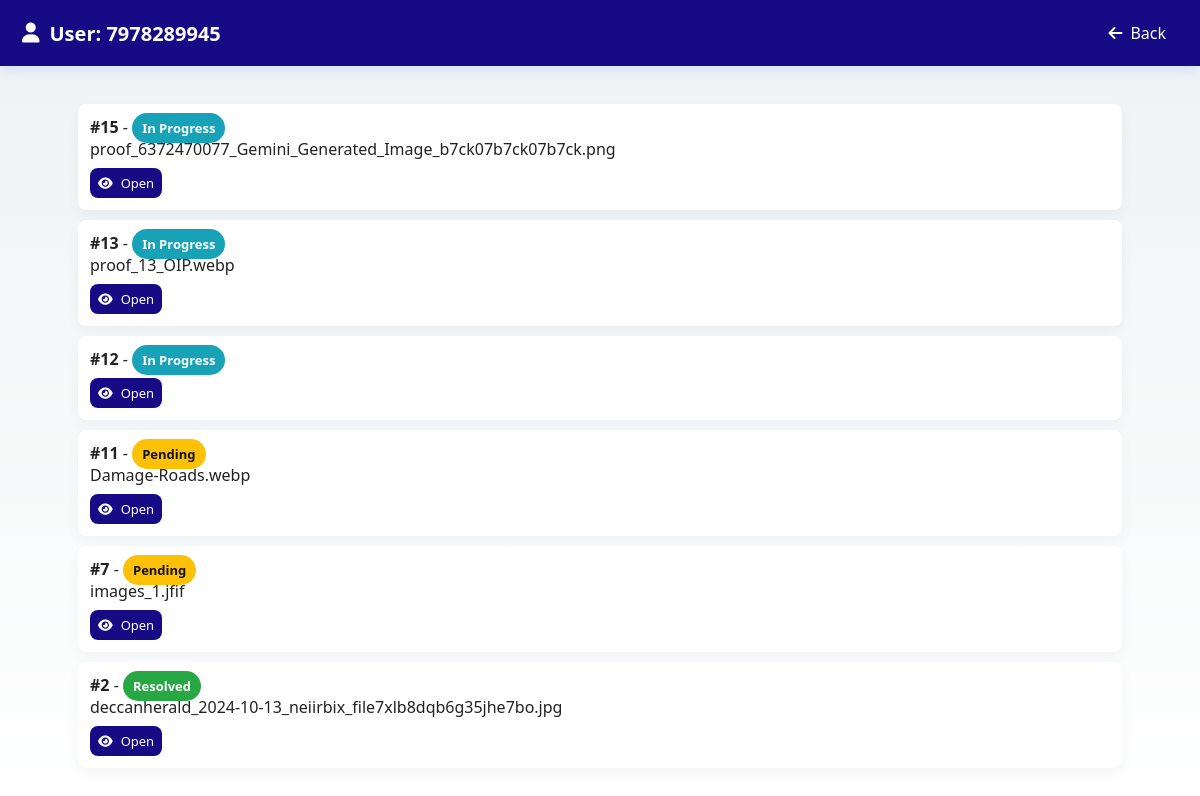
/admin/user/7978289945 (signed in), run on the app's committed database.
### tables this page shows
CREATE TABLE complaints (
                        id INTEGER PRIMARY KEY AUTOINCREMENT,
                        user_phone TEXT NOT NULL,
                        name TEXT,
                        phone TEXT,
                        district TEXT,
                        block TEXT,
                        gp TEXT,
                        village TEXT,
                        landmark TEXT,
                        pincode TEXT,
                        department TEXT,
                        complaint TEXT,
                        proof TEXT, status TEXT DEFAULT 'Pending', admin_proof TEXT, updated_at TEXT, voice_proof TEXT,
                        FOREIGN KEY(user_phone) REFERENCES users(phone)
                    );

### Civicissueproject/app.py (the view)
@app.route("/admin/user/<user_phone>")
@admin_required
def admin_user_view(user_phone):
    complaints = get_user_complaints(user_phone)
    return render_template("admin_user_view.html", user_phone=user_phone, complaints=complaints)

### Civicissueproject/app.py (called while the page is built)
def admin_required(fn):
    from functools import wraps
    @wraps(fn)
    def wrapper(*args, **kwargs):
        if session.get("role") != "admin":
            flash("Admin access required", "danger")
            return redirect(url_for("admin_login"))
        return fn(*args, **kwargs)
    return wrapper

### Civicissueproject/database.py (called while the page is built)
def get_db_connection():
    conn = sqlite3.connect(DB_NAME, check_same_thread=False)
    conn.row_factory = sqlite3.Row  # This lets you access columns by name (e.g., complaint['status'])
    return conn

def get_user_complaints(user_phone):
    conn = get_db_connection()
    complaints = conn.execute("SELECT * FROM complaints WHERE user_phone = ? ORDER BY id DESC", (user_phone,)).fetchall()
    conn.close()
    return complaints

### Civicissueproject/templates/admin_user_view.html (shortened to what this page needs)
<!DOCTYPE html>
<html lang="en">
<head>
  <link rel="stylesheet" href="{{ url_for('static', filename='css/admin_styles.css') }}">
  <link rel="stylesheet" href="https://cdnjs.cloudflare.com/ajax/libs/font-awesome/6.5.0/css/all.min.css">
</head>
<body>
  <header class="admin-header">
    <h1><i class="fas fa-user"></i> User: {{ user_phone }}</h1>
    <div><a class="btn" href="{{ url_for('admin_dashboard') }}"><i class="fas fa-arrow-left"></i> Back</a></div>
  </header>
  <main class="admin-main">
    <section class="complaints-list">
      {% for row in complaints %}
      <div class="mini-card">
        <div>
          <strong>#{{ row[0] }}</strong> -
          <span class="pill {{ (row[13] or 'Pending')|lower|replace(' ', '-') }}">
            {{ row[13] or 'Pending' }}
          </span>
        </div>
        <div>
          {{ (row[12] or '')[:120] ~ ('...' if row[12] and row[12]|length > 120 else '') }}
        </div>
        <div style="margin-top:8px;">
          <a class="btn small" href="{{ url_for('admin_complaint_view', cid=row[0]) }}">
            <i class="fas fa-eye"></i> Open
          </a>
        </div>
      </div>
      {% else %}
      <p>No complaints from this user.</p>
      {% endfor %}
    </section>
  </main>
</body>
</html>

### Civicissueproject/static/css/admin_styles.css (style rules this page uses)
:root { --primary: #170b85; --muted: #6b7280; --bg: linear-gradient(180deg,#eef2f3,#fff); --card: #fff; }
* { box-sizing:border-box }
body { margin:0; font-family: "Segoe UI", Arial, sans-serif; background:var(--bg); color:#222; }
.admin-header { display:flex; justify-content:space-between; align-items:center; background:var(--primary); color:#fff; padding:14px 22px; box-shadow:0 4px 12px rgba(10,102,255,.12); }
.admin-header h1 { margin:0; font-size:20px; display:flex; gap:10px; align-items:center }
.admin-main { padding:20px 28px; max-width:1100px; margin:18px auto }
.pill { padding:6px 10px; border-radius:999px; color:#fff; font-weight:700; font-size:13px }
.pill.pending { background:#ffc107; color:#111 }
.pill.in-progress { background:#17a2b8 }
.pill.resolved { background:#28a745 }
.btn { display:inline-flex; align-items:center; gap:8px; padding:8px 12px; border-radius:8px; text-decoration:none; color:#fff; background:var(--primary); border:0; cursor:pointer }
.btn.small { padding:6px 8px; font-size:13px }
.mini-card { background:var(--card); padding:12px; border-radius:8px; margin-bottom:10px; box-shadow:0 6px 14px rgba(12,37,77,.04) }

### data on the page
complaints: id "15", status "In Progress", proof "proof_6372470077_Gemini_Generated_Image_b7ck07b7ck07b7ck.png"
complaints: id "13", status "In Progress", proof "proof_13_OIP.webp"
complaints: id "12", status "In Progress"
complaints: id "11", status "Pending", proof "Damage-Roads.webp"
complaints: id "7", status "Pending", proof "images_1.jfif"
complaints: id "2", status "Resolved", proof "deccanherald_2024-10-13_neiirbix_file7xlb8dqb6g35jhe7bo.jpg"

### other printed values
{{ user_phone }} "7978289945"
